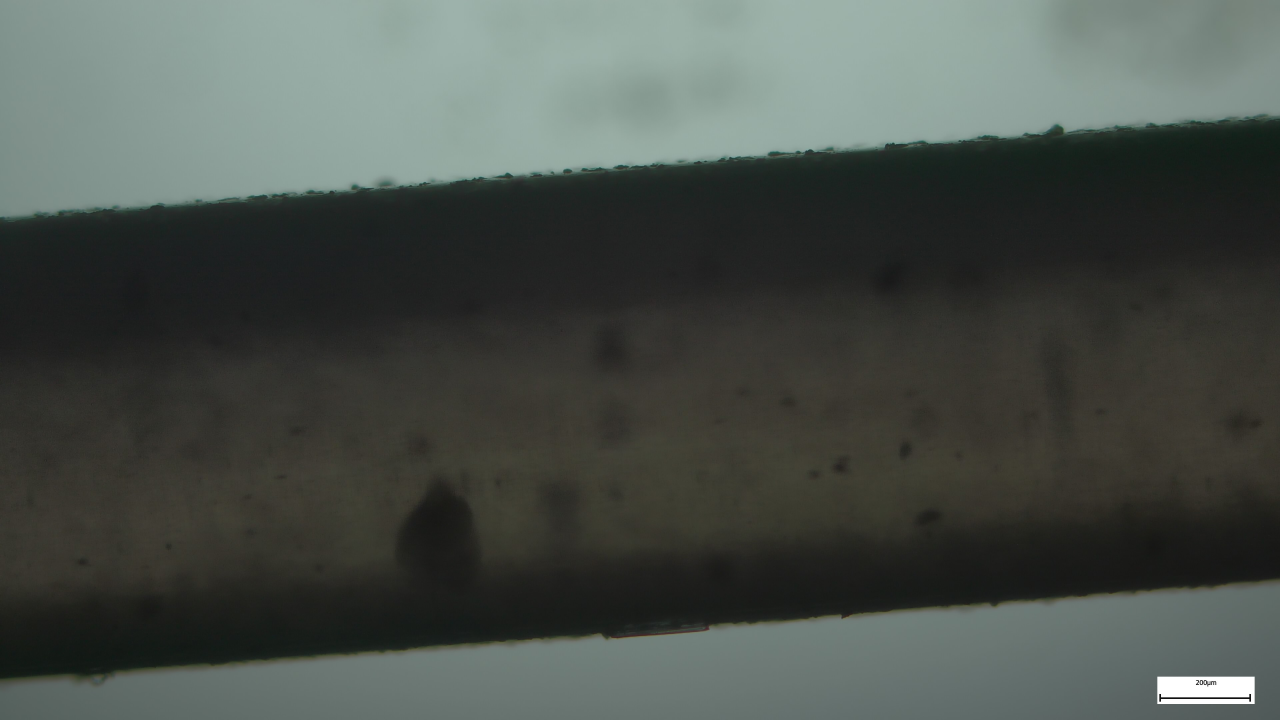
#> input picture E0020_006.jpg, 3840 x 2160 px, given in place of P2-2V-9Hz.mp4, which was not available (shown at 1/3 size)
$ jupyter execute --allow-errors schlieren_prelim.ipynb   (text cells are left out)
#> lines starting #> are read from the running program, lines starting #| are printed output that depends on the picture; pictures that were not available may be replaced by others from this repository, and a replacement may not be noted
### pyfcd/fcd.py
import time
from dataclasses import dataclass
from typing import List
import os.path

import imageio.v2 as imageio
import numpy as np
from numpy import array
from scipy.fft import fft2, ifft2, ifftshift
from skimage.draw import disk
from skimage.io import imread
from skimage.restoration import unwrap_phase
from more_itertools import flatten

from pyfcd.fft_inverse_gradient import fftinvgrad
from pyfcd.find_peaks import find_peaks
from pyfcd.kspace import pixel2kspace


def normalize_image(img):
    return (img - img.min()) / (img.max()-img.min())

# [4 lines left out: function peak_mask, not called in this run]


def ccsgn(i_ref_fft, mask):
    return np.conj(ifft2(i_ref_fft * mask))


@dataclass
class Carrier:
    MM_PER_PX: float
    pixel_loc: array
    k_loc: array
    krad: float
    mask: array
    ccsgn: array


def calculate_carriers(i_ref, MM_PER_PX = None):
    peaks = find_peaks(i_ref)
    peak_radius = np.linalg.norm(peaks[0] - peaks[1]) / 2
    i_ref_fft = fft2(i_ref)

    if MM_PER_PX is None:
        MM_PER_PX = 1

    carriers = [Carrier(MM_PER_PX, peak, pixel2kspace(i_ref.shape, peak, MM_PER_PX), peak_radius, mask, ccsgn(i_ref_fft, mask)) for mask, peak
                in
                [(ifftshift(peak_mask(i_ref.shape, peak, peak_radius)), peak) for peak in peaks]]
    return carriers


# [10 lines left out: function fcd, not called in this run]

# [42 lines that do not run on import are left out]

### schlieren_prelim.ipynb
[cell 1]
import numpy as np
import matplotlib.pyplot as plt
import cv2 as cv
from skimage.morphology import remove_small_holes, skeletonize
import pandas as pd
from matplotlib import animation
from matplotlib import rcParams
from scipy.interpolate import UnivariateSpline
from sklearn.linear_model import LinearRegression
from tqdm import tqdm
from pyfcd.fcd import calculate_carriers, fcd, normalize_image

THRESHOLD = 120
MAX_PIXEL_VALUE = 255
MM2_CALIBRATION = 1000*(924)*1e-6  #largo*(diametro) de la cabecilla [µm^2 -> mm^2]

plt.style.use("default")
COLOR = 'black'

# FIGURE & AXES
rcParams['figure.figsize'] = (15,10)
rcParams['figure.dpi'] = 70
rcParams['axes.grid'] = True
# rcParams['axes.xmargin'] = 0
rcParams['axes.labelcolor'] = COLOR
rcParams['axes.facecolor'] = '#ebebeb'
rcParams['axes.grid.axis'] = 'both'
rcParams['axes.axisbelow'] = True
rcParams['text.color'] = COLOR
rcParams['text.color'] = COLOR
rcParams['xtick.color'] = COLOR
rcParams['ytick.color'] = COLOR
rcParams['grid.color'] = COLOR


# FONT
rcParams["font.family"] = "serif"
rcParams["mathtext.fontset"] = "cm"
rcParams['axes.titlesize'] = 36
rcParams['axes.labelsize'] = 36
rcParams['ytick.labelsize'] = 22
rcParams['xtick.labelsize'] = 22
rcParams['legend.fontsize'] = 28
rcParams['legend.title_fontsize'] = 28

rcParams['text.latex.preamble'] = "\n".join([
    r'\usepackage[version=3]{mhchem}'
])

# SAVE
# rcParams['savefig.format'] = 'pdf'
rcParams['savefig.bbox'] = 'tight'
# rcParams['savefig.pad_inches'] = 0.05

[cell 2]
def cortar(frame, limites, PRUEBA=False, nombre='CORTE'):
    # lee en gris
    min_x, max_x, min_y, max_y = limites
    corte = frame[min_y:max_y, min_x:max_x] # resolver lo del corte binarizadp
    if PRUEBA:
        cv.imwrite(f'{nombre}.jpg', corte)
    return corte

def gris(frame, PRUEBA=False, nombre='GRAYSCALE'):
    im_gray = cv.cvtColor(frame, cv.COLOR_BGR2GRAY)
    if PRUEBA:
        cv.imwrite(f'{nombre}.jpg', im_gray)
    return im_gray

def binarize(frame, PRUEBA=False, nombre='BINARY', threshold = THRESHOLD):
    # im_binary = cv.adaptiveThreshold(frame, 255, cv.ADAPTIVE_THRESH_GAUSSIAN_C, cv.THRESH_BINARY, 11, 2)
    _, im_binary = cv.threshold(frame, threshold, MAX_PIXEL_VALUE, cv.THRESH_BINARY)
    if PRUEBA:
        cv.imwrite(f'{nombre}.jpg', im_binary)
    return im_binary

def obtener_deformacion(vs, lim, carriers, SHOW=False):
    frame_count = int(vs.get(7))
    i=0
    maps = np.zeros(frame_count, dtype=object)
    while(vs.isOpened()):
        ret, frame = vs.read()
        if ret:
            frame = binarize(gris(cortar(frame, lim)),80)
            height_map = fcd(frame, carriers)
            maps[i] = height_map
            if SHOW:
                cv.imshow('frame', frame)
            if cv.waitKey(1) & 0xFF == ord('q'):
                break
            i+=1
        else:
            break

    cv.destroyAllWindows()
    return maps

[cell 3]
vs = cv.VideoCapture('videos/FCD/P2-2V-9Hz.mp4')
i=0
while(vs.isOpened()):
    ret, frame = vs.read()
#> frame is the input picture: shape (2160, 3840, 3); mean B, G, R 74.9, 80.2, 73.6
    if ret:
        if i==0:
            ref_frame = gris(frame)
        cv.imshow('frame', frame)
        i+=1
        if cv.waitKey(1) & 0xFF == ord('q'):
#> (key q is pressed here)
            break
    else:
        break
cv.destroyAllWindows()

[cell 4]
plt.imshow(ref_frame[200:475,400:1050])
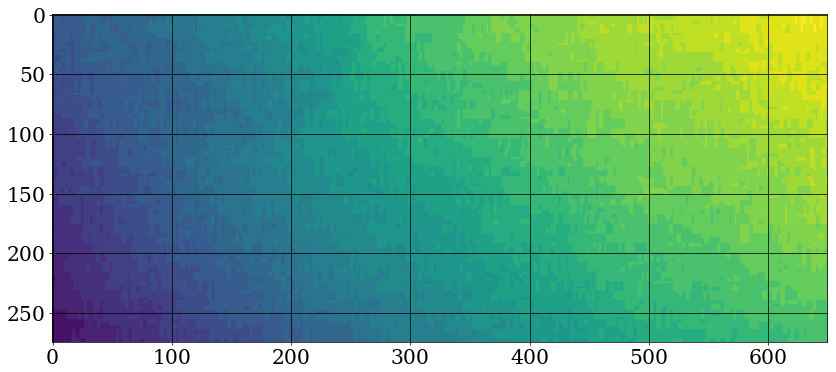
#> figure drawn by matplotlib, 1 panel

[cell 5]
vs = cv.VideoCapture('videos/FCD/P2-2V-9Hz.mp4')
i=0
while(vs.isOpened()):
    ret, frame = vs.read()
    if ret:
        frame = binarize(gris(frame[200:475,400:1050]),80)
#> call 2 of gris, with PRUEBA = False, nombre = 'GRAYSCALE'
#> in gris (call 2), `im_gray = cv.cvtColor(frame, cv.COLOR_BGR2GRAY)`:
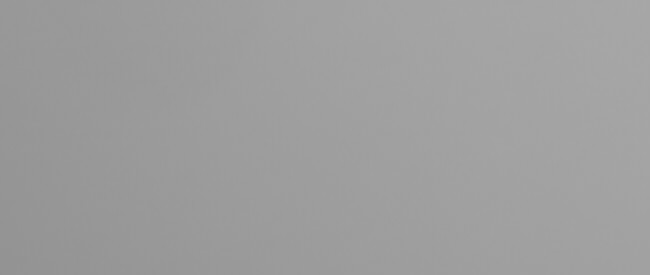
#> im_gray: shape (275, 650); min 146, max 167, mean 157.8
#> in binarize, `_, im_binary = cv.threshold(frame, threshold, MAX_PIXEL_VALUE, cv.THRE..`: im_binary: shape (275, 650); every value is 255
        if i==0:
            ref_frame = frame
        cv.imshow('frame', frame)
        i+=1
        if cv.waitKey(1) & 0xFF == ord('q'):
#> (key q is pressed here)
            break
    else:
        break
cv.destroyAllWindows()

[cell 6]
vs = cv.VideoCapture('videos/FCD/P2-2V-9Hz.mp4')
lim = [400,1050,200,475]

#> (the rest of this cell did not finish here and is left out)

#> (a cell that did not finish here is left out)

[cell 8]
start = 0
finish = 830
length = finish-start
#> (the rest of this cell did not finish here and is left out)

[cell 9]

fig,ax = plt.subplots()

#> (the rest of this cell did not finish here and is left out)

[cell 10]
vs = cv.VideoCapture('videos/FCD/P1-2V-9Hz.mp4')
i=0
while(vs.isOpened()):
    ret, frame = vs.read()
    if ret:
        if i==0:
            ref_frame = gris(frame)
        cv.imshow('frame', frame)
        i+=1
        if cv.waitKey(1) & 0xFF == ord('q'):
#> (key q is pressed here)
            break
    else:
        break
cv.destroyAllWindows()

[cell 11]
plt.imshow(ref_frame[200:450,450:950])
plt.show()
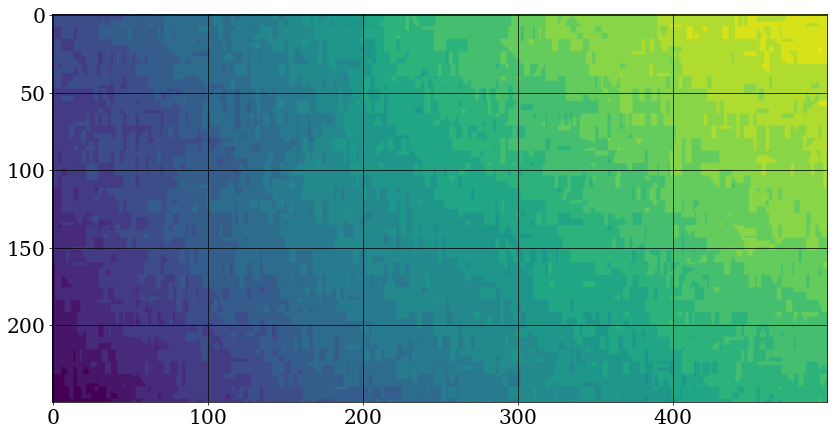
#> figure drawn by matplotlib, 1 panel

[cell 12]
vs = cv.VideoCapture('videos/FCD/P1-2V-9Hz.mp4')
i=0
while(vs.isOpened()):
    ret, frame = vs.read()
    if ret:
        frame = gris(frame[200:450,450:950])
#> call 4 of gris, with PRUEBA = False, nombre = 'GRAYSCALE'
#> in gris (call 4), `im_gray = cv.cvtColor(frame, cv.COLOR_BGR2GRAY)`:
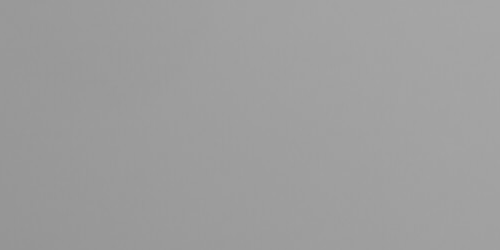
#> im_gray: shape (250, 500); min 149, max 166, mean 157.7
        if i==0:
            ref_frame = frame
        cv.imshow('frame', frame)
        i+=1
        if cv.waitKey(1) & 0xFF == ord('q'):
#> (key q is pressed here)
